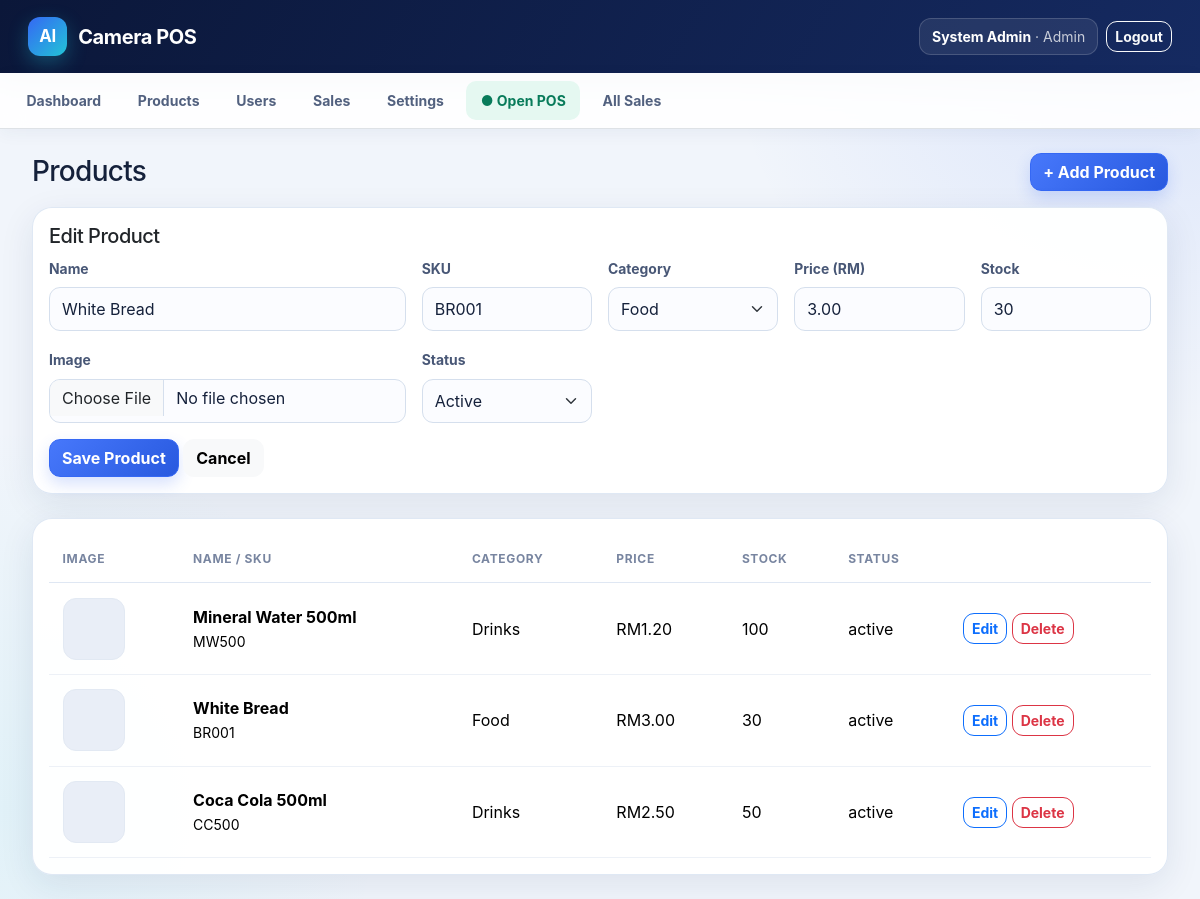
Screenshot of /admin/products.php?edit=2 (signed in) with the database file from the repository.
### tables this page shows
CREATE TABLE products (id INT UNSIGNED AUTO_INCREMENT PRIMARY KEY,name VARCHAR(150) NOT NULL,sku VARCHAR(60) NOT NULL UNIQUE,category_id INT UNSIGNED NULL,price DECIMAL(10,2) NOT NULL DEFAULT 0,stock_quantity INT NOT NULL DEFAULT 0,image VARCHAR(255) NULL,status ENUM('active','inactive') NOT NULL DEFAULT 'active',created_at TIMESTAMP DEFAULT CURRENT_TIMESTAMP,updated_at TIMESTAMP DEFAULT CURRENT_TIMESTAMP ON UPDATE CURRENT_TIMESTAMP,CONSTRAINT fk_product_category FOREIGN KEY(category_id) REFERENCES categories(id) ON DELETE SET NULL,INDEX idx_product_name(name));

CREATE TABLE categories (id INT UNSIGNED AUTO_INCREMENT PRIMARY KEY,name VARCHAR(100) NOT NULL UNIQUE,created_at TIMESTAMP DEFAULT CURRENT_TIMESTAMP);

### config/database.php (called while the page is built, shortened)
<?php
function db(): PDO
{
    static $pdo;
    if (!$pdo) {
        $pdo = new PDO('mysql:host=' . DB_HOST . ';dbname=' . DB_NAME . ';charset=utf8mb4', DB_USER, DB_PASS, [
            PDO::ATTR_ERRMODE => PDO::ERRMODE_EXCEPTION,
            PDO::ATTR_DEFAULT_FETCH_MODE => PDO::FETCH_ASSOC,
            PDO::ATTR_EMULATE_PREPARES => false,
        ]);
    }
    return $pdo;
}

### includes/bootstrap.php (called while the page is built, shortened)
<?php
require_once __DIR__ . '/../config/database.php';
function e(mixed $value): string { return htmlspecialchars((string)$value, ENT_QUOTES, 'UTF-8'); }
function money(float|string $amount): string { return 'RM' . number_format((float)$amount, 2); }

### admin/products.php (the view, shortened to what this page needs)
<?php
require __DIR__.'/../includes/bootstrap.php';require_login('admin');
$edit=null;if(isset($_GET['edit'])){$s=db()->prepare('SELECT * FROM products WHERE id=?');$s->execute([(int)$_GET['edit']]);$edit=$s->fetch();}
$categories=db()->query('SELECT * FROM categories ORDER BY name')->fetchAll();$products=db()->query('SELECT p.*,c.name category FROM products p LEFT JOIN categories c ON c.id=p.category_id ORDER BY p.id DESC')->fetchAll();$pageTitle='Products';require __DIR__.'/../includes/header.php';?>
<div class="d-flex justify-content-between align-items-center mb-3"><h1 class="h3 mb-0">Products</h1><button class="btn btn-primary" data-bs-toggle="collapse" data-bs-target="#productForm">+ Add Product</button></div>
<div id="productForm" class="collapse <?= $edit?'show':'' ?>"><div class="card p-3 mb-4"><h2 class="h5"><?= $edit?'Edit':'Add' ?> Product</h2><form method="post" enctype="multipart/form-data"><input type="hidden" name="csrf_token" value="<?=e(csrf_token())?>"><input type="hidden" name="id" value="<?=e($edit['id']??'')?>"><div class="row g-3"><div class="col-md-4"><label class="form-label">Name</label><input class="form-control" name="name" value="<?=e($edit['name']??'')?>" required></div><div class="col-md-2"><label class="form-label">SKU</label><input class="form-control" name="sku" value="<?=e($edit['sku']??'')?>" required></div><div class="col-md-2"><label class="form-label">Category</label><select class="form-select" name="category_id"><option value="">None</option><?php foreach($categories as $c):?><option value="<?=$c['id']?>" <?=($edit['category_id']??'')==$c['id']?'selected':''?>><?=e($c['name'])?></option><?php endforeach;?></select></div><div class="col-md-2"><label class="form-label">Price (RM)</label><input class="form-control" type="number" min="0" step="0.01" name="price" value="<?=e($edit['price']??'0')?>" required></div><div class="col-md-2"><label class="form-label">Stock</label><input class="form-control" type="number" min="0" name="stock_quantity" value="<?=e($edit['stock_quantity']??'0')?>" required></div><div class="col-md-4"><label class="form-label">Image</label><input class="form-control" type="file" name="image" accept="image/jpeg,image/png,image/webp"></div><div class="col-md-2"><label class="form-label">Status</label><select class="form-select" name="status"><option value="active">Active</option><option value="inactive" <?=($edit['status']??'')==='inactive'?'selected':''?>>Inactive</option></select></div><div class="col-12"><button class="btn btn-primary">Save Product</button> <a class="btn btn-light" href="products.php">Cancel</a></div></div></form></div></div>
<div class="card p-3"><div class="table-responsive"><table class="table align-middle"><thead><tr><th>Image</th><th>Name / SKU</th><th>Category</th><th>Price</th><th>Stock</th><th>Status</th><th></th></tr></thead><tbody><?php foreach($products as $p):?><tr><td><?php if($p['image']):?><img class="product-thumb" src="<?=e(url('uploads/products/'.$p['image']))?>"><?php else:?><div class="product-thumb d-grid place-items-center"></div><?php endif;?></td><td><strong><?=e($p['name'])?></strong><br><small><?=e($p['sku'])?></small></td><td><?=e($p['category']??'-')?></td><td><?=money($p['price'])?></td><td><?=e($p['stock_quantity'])?></td><td><?=e($p['status'])?></td><td class="text-nowrap"><a class="btn btn-sm btn-outline-primary" href="?edit=<?=$p['id']?>">Edit</a> <form class="d-inline" method="post" onsubmit="return confirm('Delete this product?')"><input type="hidden" name="csrf_token" value="<?=e(csrf_token())?>"><input type="hidden" name="action" value="delete"><input type="hidden" name="id" value="<?=$p['id']?>"><button class="btn btn-sm btn-outline-danger">Delete</button></form></td></tr><?php endforeach;?></tbody></table></div></div>
<?php require __DIR__.'/../includes/footer.php';

### assets/css/app.css (style rules this page uses)
:root { --navy:#0b1739;--navy2:#152a61;--blue:#3568f4;--cyan:#22c4d6;--green:#13a978;--bg:#f1f5fb;--text:#15213b;--muted:#6b7894;--border:#dfe7f3;--shadow:0 10px 35px rgba(22,42,87,.09) }
* { box-sizing:border-box }
body { min-height:100vh;background:radial-gradient(circle at 96% 0,rgba(53,104,244,.12),transparent 27rem),radial-gradient(circle at 0 90%,rgba(34,196,214,.08),transparent 24rem),var(--bg);color:var(--text);font-family:Inter,ui-sans-serif,system-ui,-apple-system,"Segoe UI",sans-serif }
h1,h2,h3,h4,h5 { color:#142246;font-weight:750;letter-spacing:-.025em }
.card { border:1px solid rgba(218,228,243,.85);border-radius:20px;background:rgba(255,255,255,.96);box-shadow:var(--shadow) }
.table { --bs-table-bg:transparent;margin-bottom:0 }
.table thead th { padding:.9rem .85rem;border-bottom:1px solid var(--border);color:#7885a0;font-size:.75rem;text-transform:uppercase;letter-spacing:.055em }
.table tbody td { padding:.9rem .85rem;border-color:#edf1f7;vertical-align:middle }
.table tbody tr { transition:background .15s ease }
.form-control,.form-select { min-height:44px;border:1px solid #d5dfed;border-radius:11px;background-color:#fbfcff;color:var(--text) }
.form-label { color:#485776;font-size:.87rem;font-weight:650 }
.btn { border-radius:11px;font-weight:680;transition:transform .16s ease,box-shadow .16s ease }
.btn-primary { border-color:var(--blue);background:linear-gradient(135deg,#4778fb,#2859df);box-shadow:0 7px 16px rgba(53,104,244,.2) }
.product-thumb { width:62px;height:62px;object-fit:cover;border-radius:13px;background:#e9eef7;border:1px solid #e2e9f3 }

### rows the page displays
products: name "White Bread", sku "BR001", category_id "Food", price "3.00", stock_quantity "30", category.name "Food", price "RM3.00", status "active"
products: name "Mineral Water 500ml", sku "MW500", category.name "Drinks", price "RM1.20", stock_quantity "100", status "active"
products: name "Coca Cola 500ml", sku "CC500", category.name "Drinks", price "RM2.50", stock_quantity "50", status "active"

### other values shown
user()['name'] "System Admin"
user()['role'] "Admin"
